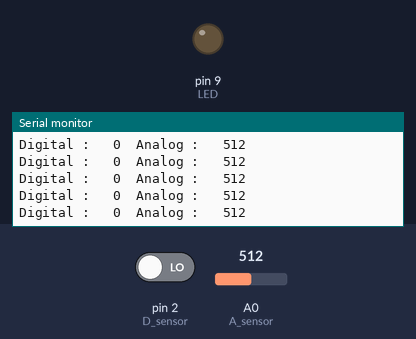
The sketch below on a simulated Arduino Uno, built with avr-gcc and run on an emulated ATmega328P. Parts: output pins drawn as LEDs (lit = HIGH), the last lines printed to the serial monitor. Inputs (shaded band) come from the test bench; at power-on: A0 (A_sensor) = 512, pin 2 (D_sensor) LOW.

Above: at 1.2 s.
1.3 s: A0 (A_sensor) set to 105
At 2.0 s:
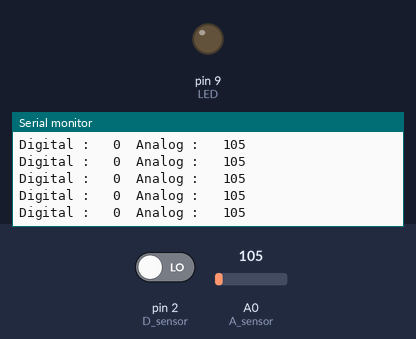
4.3 s: A0 (A_sensor) set to 88
At 5.1 s:
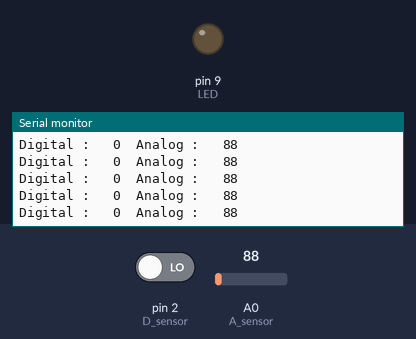
Timing chart, 0 to 7.3 s (numbered marks = the images above; inputs shaded):
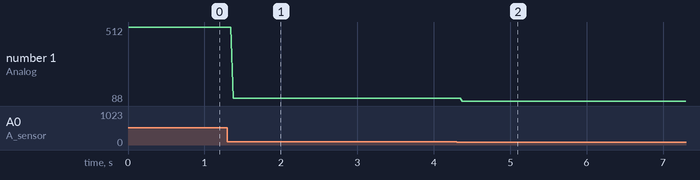

The sketch:

2_LightSensor.ino
```cpp
#define LED 9
#define D_sensor 2
#define A_sensor A0

void setup() {
  pinMode(LED,OUTPUT);
  pinMode(D_sensor,INPUT);
  pinMode(A_sensor,INPUT);

  digitalWrite(LED,LOW);

  Serial.begin(9600);
  Serial.println("Start");
}

int light_digital=0;
int light_analog=0;

void loop() {
  light_digital = digitalRead(D_sensor);
  light_analog = analogRead(A_sensor);
  Serial.print("Digital : \t");
  Serial.print(light_digital);
  Serial.print("\tAnalog : \t");
  Serial.println(light_analog);

  //LED_Digital();
  //LED_Analog();
}

void LED_Digital(){
  digitalWrite(LED,light_digital);
}

void LED_Analog(){
  analogWrite(LED,map(light_analog,0,1023,0,255));
}
```

Measured:
- after the input at 1.3 s, the serial monitor: prints a new line after 0.08 s (image 1)
- after the input at 4.3 s, the serial monitor: prints a new line after 0.08 s (image 2)
- plotted number 1: 512 → 105 after the input at 1.3 s, 105 → 88 after the input at 4.3 s
